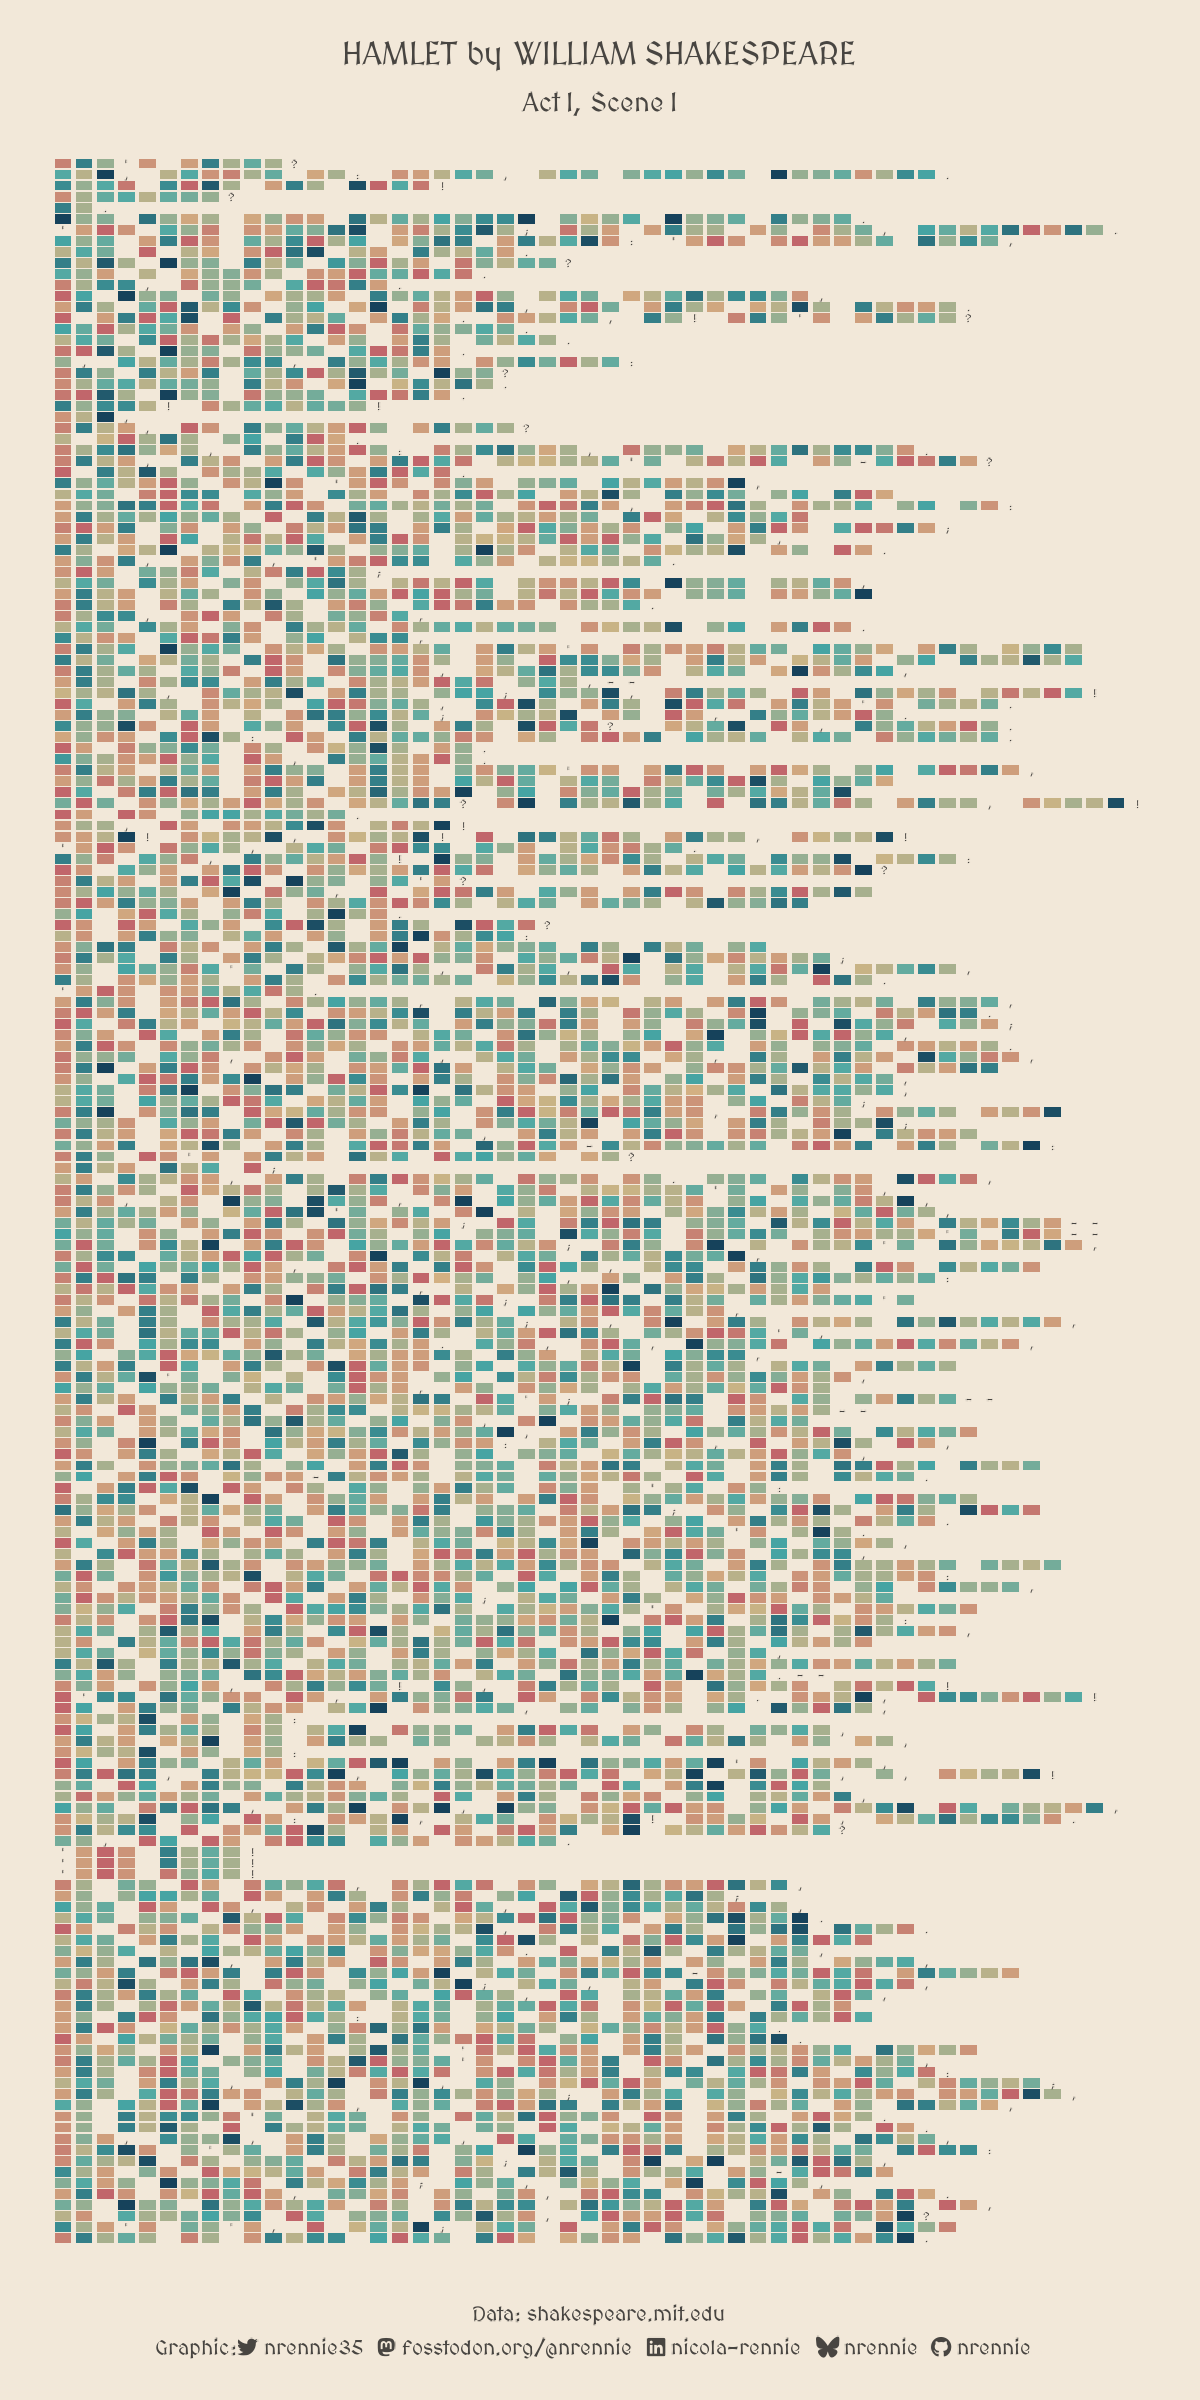

This chart was generated by the following R code:
# Load packages -----------------------------------------------------------

library(tidyverse)
library(showtext)
library(camcorder)
library(ggtext)
library(nrBrand)
library(glue)


# Load data ---------------------------------------------------------------

tuesdata <- tidytuesdayR::tt_load("2024-09-17")
hamlet <- tuesdata$hamlet
macbeth <- tuesdata$macbeth
romeo_juliet <- tuesdata$romeo_juliet


# Load fonts --------------------------------------------------------------

font_add_google("MedievalSharp")
showtext_auto()


# Data wrangling ----------------------------------------------------------

max_lines <- hamlet |> 
  filter(character != "[stage direction]") |> 
  count(act, scene) |> 
  pull(n) |> 
  max()


# Start recording ---------------------------------------------------------

gg_record(
  dir = file.path("2024", "2024-09-17", "recording"),
  device = "png",
  width = 4,
  height = 8,
  units = "in",
  dpi = 300
)


# Plot --------------------------------------------------------------------

act_plot <- function(Act,
                     Scene,
                     bg_col = "#F2E8D9",
                     col_palette = c("#16425B", "#48A9A6", "#D4B483", "#C1666B"),
                     text_col = "#484541",
                     text_family = "MedievalSharp",
                     text_size = 3,
                     border = 0,
                     save = FALSE,
                     s = 1234) {
  
  # choose data
  play_data <- hamlet |> 
    filter(act == Act, scene == Scene) |> 
    filter(character != "[stage direction]") |> 
    pull(dialogue)
  
  # processing
  max_n <- max(nchar(play_data))
  play_data <- tolower(play_data)
  play_data <- stringr::str_pad(play_data, max_n, side = "right")
  play_data <- stringr::str_split_fixed(play_data, "", n = max_n)
  colnames(play_data) <- seq_len(max_n)
  play_data <- tibble::as_tibble(play_data)

  # set colours
  set.seed(s)
  unique_chars <- unique(unlist(play_data))
  unique_chars <- unique_chars[unique_chars %in% letters]
  plot_cols <- tibble::tibble(
    value = letters,
    fill_col = sample(
      grDevices::colorRampPalette(col_palette)(length(letters))
    )
  )

  # text
  social <- nrBrand::social_caption(
    bg_colour = bg_col,
    icon_colour = text_col,
    font_colour = text_col,
    font_family = text_family
  )
  title <- "HAMLET by WILLIAM SHAKESPEARE"
  subtitle <- glue("{Act}, {Scene}")
  cap <- paste0(
    "**Data**: shakespeare.mit.edu<br>**Graphic**:", social
  )

  # plot data
  plot_data <- play_data |>
    dplyr::mutate(y = dplyr::row_number(), .before = 1) |>
    tidyr::pivot_longer(
      cols = -y,
      names_to = "x",
      values_to = "value"
    ) |>
    dplyr::mutate(x = as.numeric(x)) |>
    dplyr::left_join(plot_cols, by = "value") |>
    dplyr::mutate(fill_col = tidyr::replace_na(fill_col, bg_col))

  # plot
  g <- ggplot() +
    geom_tile(
      data = plot_data,
      mapping = aes(x = x, y = y, fill = fill_col),
      height = 0.9,
      width = 0.8
    ) +
    geom_text(
      data = dplyr::filter(plot_data, !(value %in% letters)),
      mapping = aes(x = x, y = y, label = value),
      colour = text_col,
      size = text_size,
      family = text_family
    ) +
    scale_y_reverse() +
    #scale_y_reverse(limits = c(max_lines, 1)) +
    scale_fill_identity() +
    labs(
      title = title, 
      subtitle = subtitle,
      caption = cap) +
    theme_void(base_size = 20) +
    theme(
      plot.background = element_rect(fill = bg_col, colour = bg_col),
      panel.background = element_rect(fill = bg_col, colour = bg_col),
      plot.margin = margin(border, border, border, border, unit = "in"),
      plot.title.position = "plot",
      plot.caption.position = "plot",
      plot.title = element_textbox_simple(
        colour = text_col,
        hjust = 0.5,
        halign = 0.5,
        margin = margin(b = 0, t = 10),
        lineheight = 0.5,
        family = text_family,
        face = "bold"
      ),
      plot.subtitle = element_textbox_simple(
        colour = text_col,
        hjust = 0.5,
        halign = 0.5,
        margin = margin(b = -15, t = 5),
        lineheight = 0.5,
        family = text_family
      ),
      plot.caption = element_textbox_simple(
        colour = text_col,
        hjust = 0.5,
        halign = 0.5,
        margin = margin(b = 10, t = -10),
        lineheight = 0.5,
        family = text_family
      ),
    )
  if (save) {
    fname <- glue("2024/2024-09-17/plots/{Act}_{Scene}.png")
    ggsave(fname, g, width = 4, height = 8)
  }
  return(g)
}


# Loop over scenes --------------------------------------------------------

# check it works
act_plot("Act I", "Scene I", save = TRUE)

# map over all acts/scenes
scenes <- hamlet |> 
  distinct(act, scene)

purrr::walk2(
  .x = scenes$act,
  .y = scenes$scene,
  .f = ~act_plot(.x, .y, save = TRUE)
)


# Save gif ----------------------------------------------------------------

gg_playback(
  name = file.path("2024", "2024-09-17", paste0("20240917", ".gif")),
  first_image_duration = 4,
  last_image_duration = 20,
  frame_duration = .25,
  background = "#F2E8D9"
)
